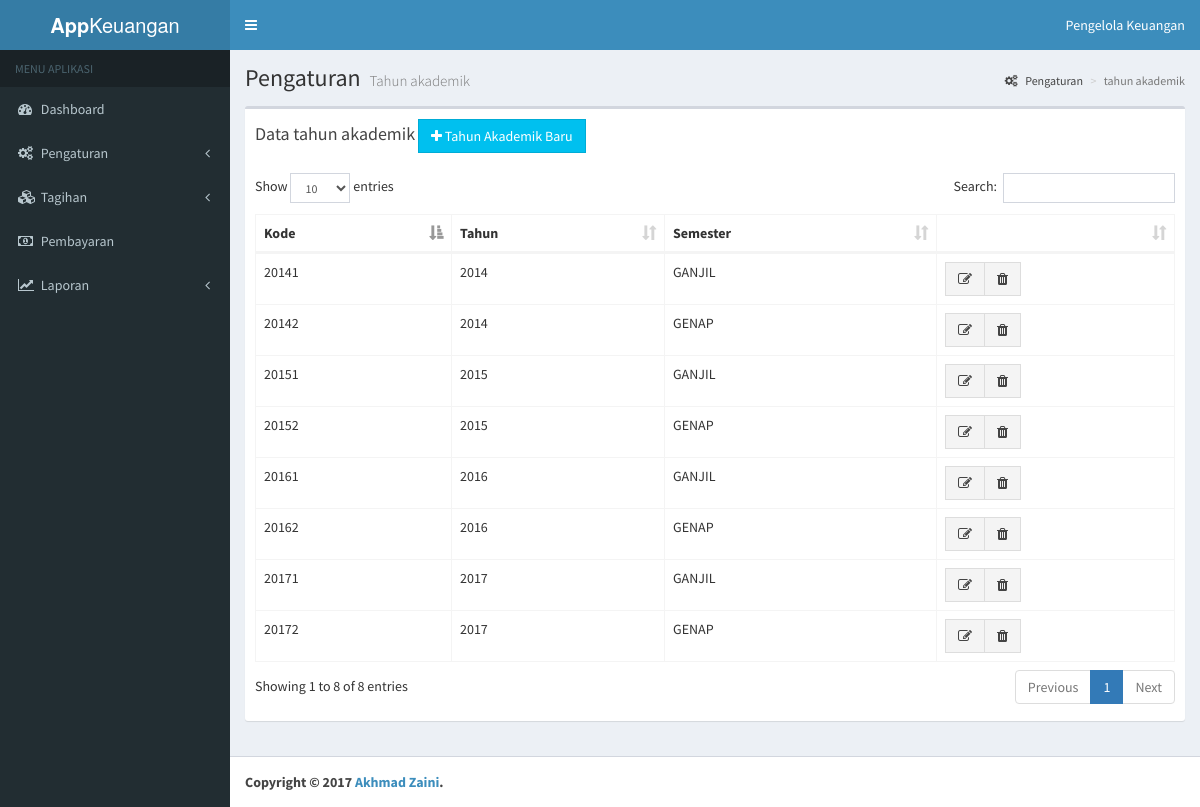
/index.php?mod=pengaturan&hal=ta (signed in), run on the app's committed database.
### tables this page shows
CREATE TABLE "ta" (
	`kode`	TEXT,
	`tahun`	TEXT,
	`semester`	TEXT,
	PRIMARY KEY(`kode`)
);

### modul/pengaturan/ta.php (the view, shortened to what this page needs)
<?php
$sql= "SELECT kode, tahun, Semester
       FROM ta
       ORDER BY kode";
$ret = $db->query($sql);
?>
<div class="content-wrapper" style="min-height: 488px;">
  <section class="content-header">
    <h1>
      Pengaturan
      <small>Tahun akademik</small>
    </h1>
    <ol class="breadcrumb">
      <li><a href="index.php"><i class="fa fa-cogs"></i> Pengaturan</a></li>
      <li class="active">tahun akademik</li>
    </ol>
  </section>
  <section class="content">
    <div class="row">
      <div class="col-xs-12">
        <div class="box">
          <div class="box-header">
            <h3 class="box-title">Data tahun akademik</h3>
            <a href="#" class="btn btn-info btn-flat btn-xl" data-toggle="modal" data-target="#editorTA"
            data-kode=""
            data-tahun=""
            data-semester="">
              <i class="fa fa-plus" aria-hidden="true"></i> Tahun Akademik Baru
            </a>
          </div>
          <div class="box-body">
            <div id="example2_wrapper" class="dataTables_wrapper form-inline dt-bootstrap">
              <div class="row">
                <div class="col-sm-12">
                  <table id="tabelku" class="table table-bordered table-hover">
                    <thead>
                      <tr>
                        <th>Kode</th>
                        <th>Tahun</th>
                        <th>Semester</th>
                        <th></th>
                      </tr>
                    </thead>
                    <tbody>
                      <?php while($r = $ret->fetchArray(SQLITE3_ASSOC)): ?>
                        <tr>
                          <td><?=$r['kode']?></td>
                          <td><?=$r['tahun']?></td>
                          <td><?=$r['semester']?></td>
                          <td>
                            <div class="btn-group">
                              <a href="#" class="btn btn-default btn-flat"
                              data-toggle="modal" data-target="#editorTA"
                              data-kode="<?=$r['kode']?>"
                              data-tahun="<?=$r['tahun']?>"
                              data-semester="<?=$r['semester']?>"><i class="fa fa-pencil-square-o" aria-hidden="true" ></i></a>
                              <a href="#" class="btn btn-default btn-flat btn-hapus" data-kode="<?=$r['kode']?>">
                                <i class="fa fa-trash" aria-hidden="true"></i>
                              </a>
                            </div>
                          </td>
                        </tr>
                      <?php endwhile ?>
                    </tbody>
                  </table>
                </div>
              </div>
            </div>
          </div>
        </div>
      </div>
    </div>
  </section>

### index.php (shortened to what this page needs)
<?php
if(isset($_GET['mod'])){
  $mod = sanitasi($_GET['mod']);
  $hal = sanitasi($_GET['hal']);
}
?>
<!DOCTYPE html>
<html style="height: auto;"><head><meta http-equiv="Content-Type" content="text/html; charset=UTF-8">
  <link rel="stylesheet" href="assets/css/bootstrap.min.css">
  <link rel="stylesheet" href="assets/css/font-awesome.min.css">
  <link rel="stylesheet" href="assets/css/ionicons.min.css">
  <link rel="stylesheet" href="assets/css/AdminLTE.min.css">
  <link rel="stylesheet" href="assets/css/skin-blue.min.css">
  <link rel="stylesheet" href="assets/plugins/datatables/dataTables.bootstrap.css">
</head>
<body class="skin-blue sidebar-mini" style="height: auto;">
<div class="wrapper" style="height: auto;">
  <header class="main-header">
    <a href="file:///F:/project/stiekn/www/AdminLTE-2.3.11/index2.html" class="logo">
      <span class="logo-lg"><b>App</b>Keuangan</span>
    </a>
    <nav class="navbar navbar-static-top" role="navigation">
      <a href="file:///F:/project/stiekn/www/AdminLTE-2.3.11/starter.html#" class="sidebar-toggle" data-toggle="offcanvas" role="button">
      </a>
      <div class="navbar-custom-menu">
        <ul class="nav navbar-nav">
          <li class="dropdown user user-menu">
            <a href="##" class="dropdown-toggle" data-toggle="dropdown">
              <span class="hidden-xs"><?=$_SESSION['nama_pengguna']?></span>
            </a>
          </li>
        </ul>
      </div>
    </nav>
  </header>
  <aside class="main-sidebar">
    <section class="sidebar">
      <ul class="sidebar-menu">
        <li class="header">MENU APLIKASI</li>
        <li class=""><a href="index.php?mod=pembayaran&hal=index"><i class="fa fa-tachometer"></i> <span>Dashboard</span></a></li>
        <li class="treeview">
          <a href="#"><i class="fa fa-cogs"></i> <span>Pengaturan</span>
            <span class="pull-right-container">
              <i class="fa fa-angle-left pull-right"></i>
            </span>
          </a>
        </li>
        <li class="treeview">
          <a href="#"><i class="fa fa-cubes"></i> <span>Tagihan</span>
            <span class="pull-right-container">
              <i class="fa fa-angle-left pull-right"></i>
            </span>
          </a>
        </li>
        <li class=""><a href="index.php?mod=pembayaran&hal=index"><i class="fa fa-money"></i> <span>Pembayaran</span></a></li>
        <li class="treeview">
          <a href="#"><i class="fa fa-line-chart"></i> <span>Laporan</span>
            <span class="pull-right-container">
              <i class="fa fa-angle-left pull-right"></i>
            </span>
          </a>
        </li>
      </ul>
    </section>
  </aside>
  <?php
    if(isset($_GET['mod'])){
      include('modul/' . $mod . '/' . $hal . '.php');
    }else{
      include('modul/pembayaran/index.php');
    }
  ?>
  </div>
  <footer class="main-footer">
    <strong>Copyright © <script>document.write(new Date().getFullYear())</script> <a href="http://zaini.my.id">Akhmad Zaini</a>.</strong>
  </footer>
</div>
</body></html>

### data on the page
ta: kode "20141", tahun "2014", semester "GANJIL"
ta: kode "20142", tahun "2014", semester "GENAP"
ta: kode "20151", tahun "2015", semester "GANJIL"
ta: kode "20152", tahun "2015", semester "GENAP"
ta: kode "20161", tahun "2016", semester "GANJIL"
ta: kode "20162", tahun "2016", semester "GENAP"
ta: kode "20171", tahun "2017", semester "GANJIL"
ta: kode "20172", tahun "2017", semester "GENAP"

### other printed values
$_SESSION['nama_pengguna'] "Pengelola Keuangan"
